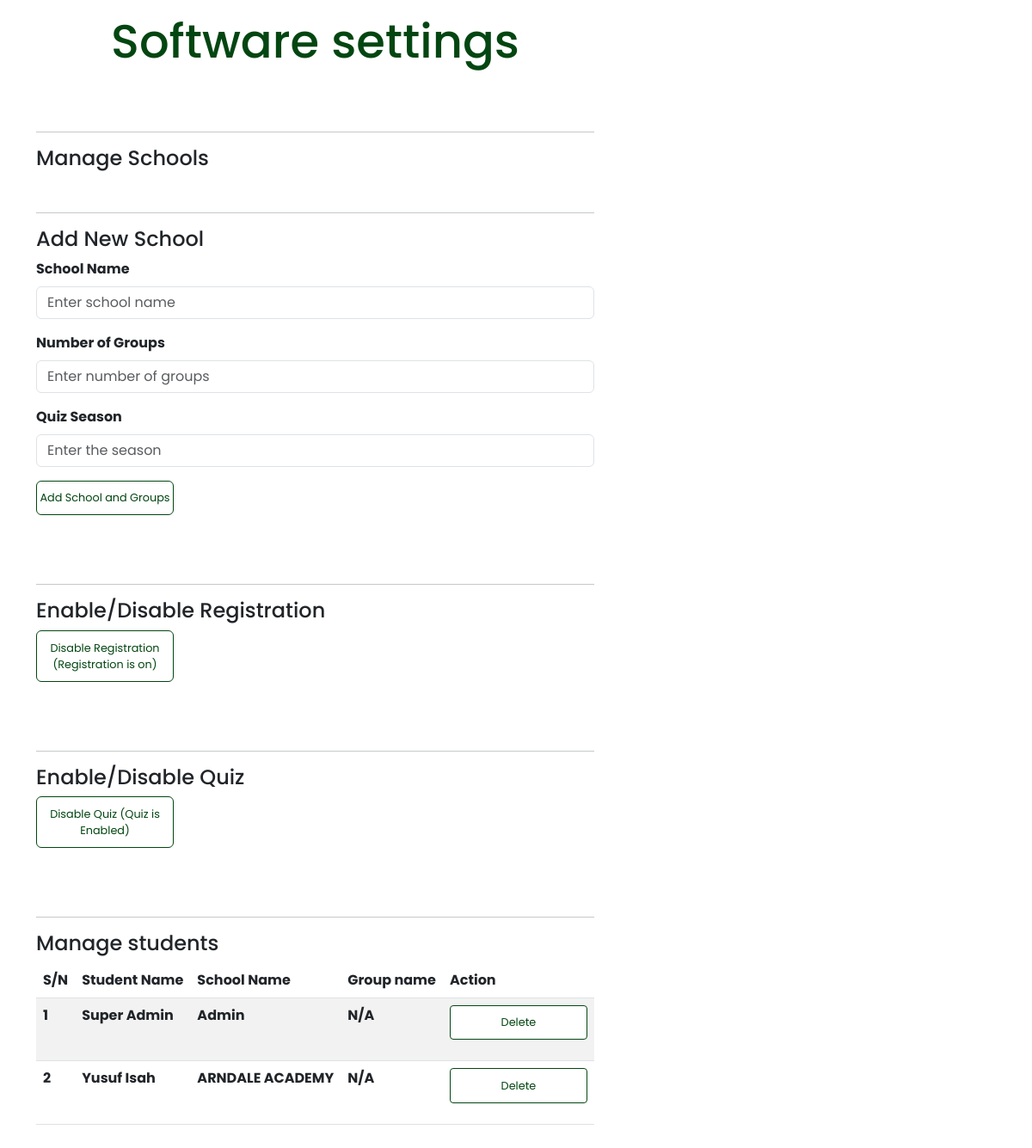
The app's page /settings, older data.
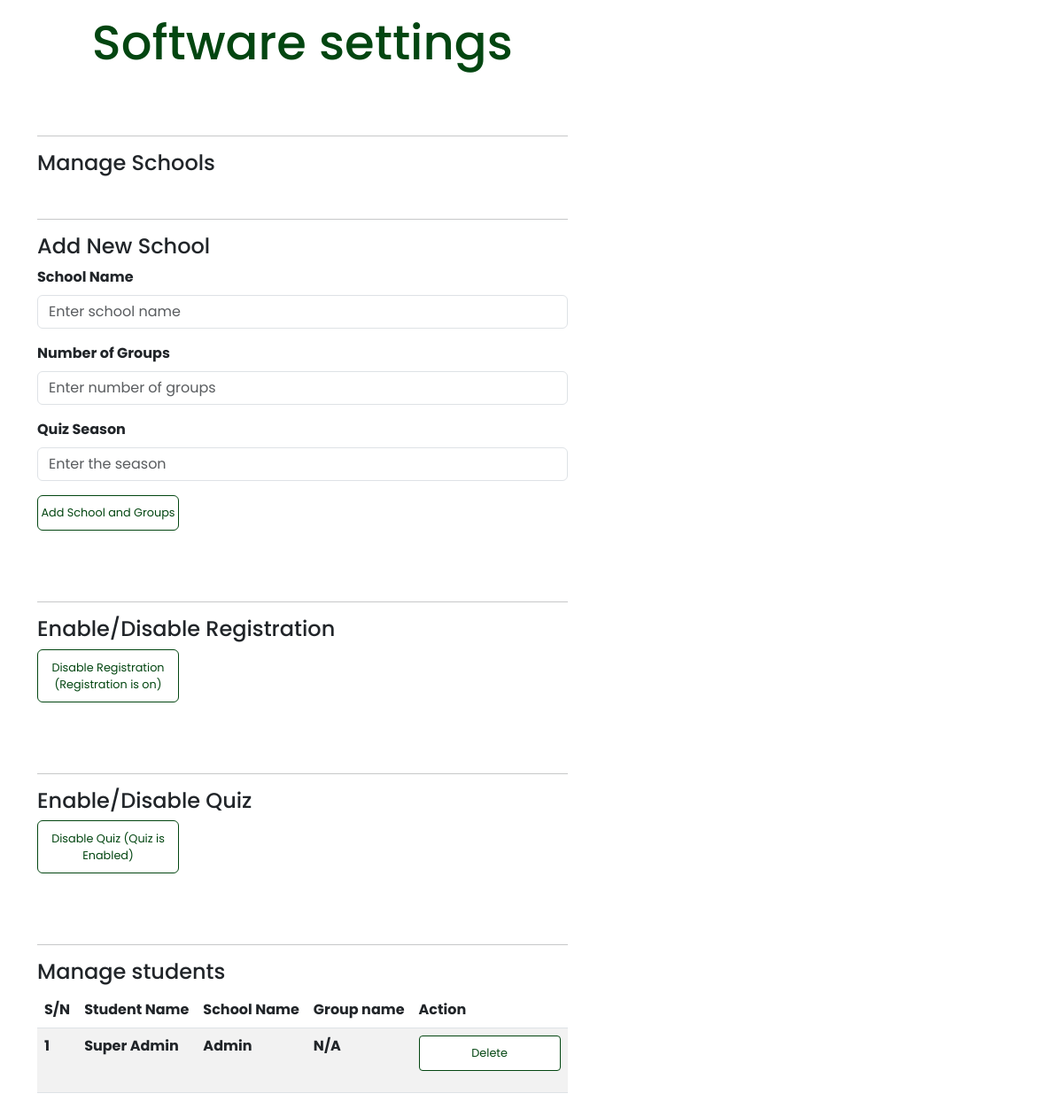
The same page, newer data.
### models.py (models this page shows, shortened)
class User(db.Model, UserMixin):
    __tablename__ = 'user'
    id = db.Column(db.Integer, primary_key=True)
    fullname = db.Column(db.String(150), nullable=False)
    is_admin = db.Column(db.Boolean, default=False)
    school_id = db.Column(db.Integer, db.ForeignKey('school.id', ondelete="CASCADE"), nullable=False)
    group_id = db.Column(db.Integer, db.ForeignKey('group.id', ondelete="SET NULL"), nullable=True)  # Set to NULL if group is deleted

class School(db.Model):
    __tablename__ = 'school'
    id = db.Column(db.Integer, primary_key=True)
    name = db.Column(db.String(80), nullable=False)
    season = db.Column(db.Integer, default=1)
    students = db.relationship('User', backref='school', cascade='all, delete-orphan', passive_deletes=True)
    groups = db.relationship('Group', backref='school', cascade='all, delete-orphan', passive_deletes=True)

### app.py (the view)
@app.route('/settings', methods=['GET', 'POST'])
def settings():
    users_with_schools = []
    current_setting = db.session.query(Settings).filter_by(id=1).first()
    users = User.query.all()
    for user in users:
        school = School.query.filter_by(id=user.school_id).first()
        group = Group.query.filter_by(id=user.school_id).first()
        users_with_schools.append({
            'id': user.id,
            'fullname': user.fullname,
            'school_name': school.name if school else 'N/A',
            'group_name': group.name if group else 'N/A'
        })
    if not current_setting:
        current_setting = Settings(allow_registration=True, allow_quiz=True)  # Set default values
        db.session.add(current_setting)
        db.session.commit()
    if request.method == 'POST':
        current_setting.allow_registration = not current_setting.allow_registration
        db.session.commit()
    return render_template("settings.html", users=users_with_schools, allow_registration=current_setting.allow_registration, allow_quiz=current_setting.allow_quiz)

### templates/settings.html (shortened to what this page needs)
<!DOCTYPE html>
<html lang="en">
  <head>
    <link href="https://cdn.lineicons.com/4.0/lineicons.css" rel="stylesheet" />
    <link href="https://cdn.jsdelivr.net/npm/bootstrap@5.3.0-alpha3/dist/css/bootstrap.min.css" rel="stylesheet"
>
    <link rel="stylesheet" href="{{ url_for('static', filename='css/admin_style.css') }}">
    <link rel="stylesheet" href="{{ url_for('static', filename='css/flashmsg.css') }}">
  </head>
  <body>
    <div id="main">
        <button class="openbtn" onclick="openNav()"></button>
        <div class="container">
            <div id="home" class="flex-center flex-column">
                <h1 class="text-center">Software settings</h1><br><hr>
                <h4>Manage Schools</h4>
                <br><hr>
                <h4>Add New School</h4>
                <form action="/add-school" method="POST">
                    <div class="mb-3">
                        <label for="schoolname" class="form-label">School Name</label>
                        <input type="text" class="form-control" id="schoolname" name="schoolname" placeholder="Enter school name" required>
                    </div>
                    <div class="mb-3">
                        <label for="groupcount" class="form-label">Number of Groups</label>
                        <input type="number" class="form-control" id="groupcount" name="groupcount" placeholder="Enter number of groups" required min="1">
                    </div>
                    <div class="mb-3">
                        <label for="season" class="form-label">Quiz Season</label>
                        <input type="number" class="form-control" id="season" name="season" placeholder="Enter the season" required min="1">
                    </div>
                    <button type="submit" class="btn btn-primary">Add School and Groups</button>
                </form>
                <br><br><hr>
                <h4>Enable/Disable Registration</h4>
                <form action="{{ url_for('toggle_registration') }}" method="POST">
                    <button type="submit" class="btn btn-primary">
                        {% if allow_registration %}
                        Disable Registration (Registration is on)
                        {% else %}
                        Enable Registration (Registration is off)
                        {% endif %}
                    </button>
                </form>
                <br><br><hr>
                <h4>Enable/Disable Quiz</h4>
                <form action="{{ url_for('toggle_quiz') }}" method="POST">
                    <button type="submit" class="btn btn-primary">
                        {% if allow_quiz %}
                        Disable Quiz (Quiz is Enabled)
                        {% else %}
                        Enable Quiz (Quiz is disabled)
                        {% endif %}
                    </button>
                </form>
                <br><br><hr>
                <h4>Manage students</h4>
                <table class="table table-striped">
                    <thead>
                        <tr>
                            <th>S/N</th>
                            <th>Student Name</th>
                            <th>School Name</th>
                            <th>Group name</th>
                            <th>Action</th>
                        </tr>
                    </thead>
                    <tbody>
                        {% for user in users %}
                        <tr>
                            <td>{{ loop.index }}</td>
                            <td>{{ user.fullname | title }}</td>
                            <td>{{ user.school_name }}</td>
                            <td>{{ user.group_name }}</td>
                            <td>
                                <form action="{{ url_for('delete_user', user_id=user.id)}}" method="post" onsubmit="return confirm('Are you sure you want to delete this student?');">
                                    <button type="submit" class="btn btn-danger btn-sm">Delete</button>
                                </form>
                            </td>
                        </tr>
                        {% endfor %}
                    </tbody>
                </table>
            </div>
        </div>
    </div>
  </body>
</html>

### static/css/admin_style.css (style rules this page uses)
* { box-sizing: border-box; }
body { font-family: Arial, sans-serif; margin: 0; padding: 0; font-weight: bolder; }
.container { display: flex; flex-wrap: wrap; gap: 20px; }
h1, h2, h3, h4 { margin-bottom: 0.5rem; }
h1 { font-size: 3.4rem; color: #034611; margin-bottom: 2rem; }
body { font-family: 'Poppins', sans-serif; }
.btn { font-size: 0.8rem; padding: 0.6rem 0; width: 10rem; text-align: center; border: 0.1rem solid #034611; margin-bottom: 1rem; text-decoration: none; color: #034611; background-color: white; }
.text-center { text-align: center; }
.openbtn { font-size: 20px; cursor: pointer; background-color: white; color: #56A5EB; padding: 10px; border: none; position: fixed; }
#main { transition: margin-left .5s; padding: 16px; }

Row changes from the older to the newer data that the page shows:
removed User: fullname "Yusuf Isah"
no longer on this page (row unchanged): School: school_name "ARNDALE ACADEMY"
Text that changed along with them:
list line gone: "2 N/A Delete"
